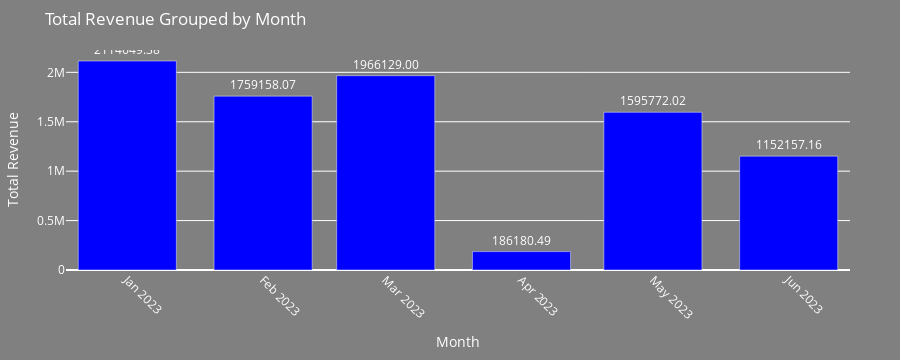

Notebook code cell kept with this figure:
### Markdown cell above
# Display total revenue by date

### Code cell
#VIZUALIZATION OF TOTAL REVENUE BY DATE USING BAR GRAPH PLOTTING, CODE WAS DONE BY @Keenan

#Extract month and year, and create a new 'MonthYear' column
DroppedColumn['MonthYear'] = DroppedColumn['Date'].dt.to_period('M')  # 'M' stands for month

#Group by 'MonthYear' and sum the total revenue
revenue_by_month = DroppedColumn.groupby('MonthYear')['TotalRevenue'].sum().reset_index()

#Convert 'MonthYear' back to string for plotting
revenue_by_month['MonthYear'] = revenue_by_month['MonthYear'].astype(str)

#Plot the bar graph using Plotly
fig = go.Figure()

#Add bar chart to the figure
fig.add_trace(go.Bar(
    x=revenue_by_month['MonthYear'],
    y=revenue_by_month['TotalRevenue'],
    marker_color='blue',
    text=revenue_by_month['TotalRevenue'].apply(lambda x: f"{x:.2f}"),  # Format to 2 decimal places
    textposition='outside',  # Position text outside the bars
    name='Total Revenue'
))

# Update layout
fig.update_layout(
    title='Total Revenue Grouped by Month',
    xaxis_title='Month',
    yaxis_title='Total Revenue',
    plot_bgcolor='grey',  # Background color for the plot area
    paper_bgcolor='grey',  # Background color for the entire figure
    font=dict(color='white'),
    xaxis=dict(tickangle=45),  # Rotate x-axis labels for better visibility
    yaxis=dict(showgrid=True, gridcolor='white'),  # Set grid color for y-axis
    margin=dict(t=50, b=50, l=50, r=50)  # Adjust margins to ensure labels fit
)

# Show the plot
fig.show()

### Figure 1 — Plotly figure (JSON) as saved in the notebook; plotly's stock layout.template omitted (floating-point values rounded to 4 significant figures)
{"data": [{"marker": {"color": "blue"}, "name": "Total Revenue", "text": ["2114649.38", "1759158.07", "1966129.00", "186180.49", "1595772.02", "1152157.16"], "textposition": "outside", "type": "bar", "x": ["2023-01", "2023-02", "2023-03", "2023-04", "2023-05", "2023-06"], "y": [2115000.0, 1759000.0, 1966129, 186200.0, 1596000.0, 1152000.0]}], "layout": {"font": {"color": "white"}, "height": 360, "margin": {"b": 50, "l": 50, "r": 50, "t": 50}, "paper_bgcolor": "grey", "plot_bgcolor": "grey", "title": {"text": "Total Revenue Grouped by Month"}, "xaxis": {"autorange": true, "range": ["2022-12-18", "2023-06-15"], "tickangle": 45, "title": {"text": "Month"}, "type": "date"}, "yaxis": {"autorange": true, "gridcolor": "white", "range": [0, 2226000.0], "showgrid": true, "title": {"text": "Total Revenue"}, "type": "linear"}}}
